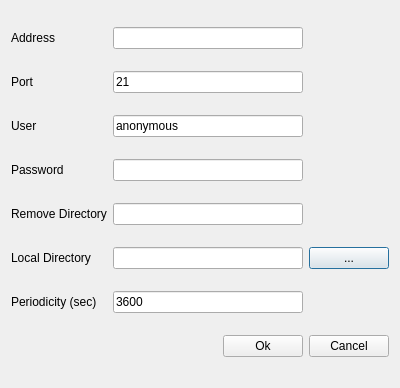
<?xml version="1.0" encoding="UTF-8"?>
<ui version="4.0">
 <class>CFtpDialog</class>
 <widget class="QDialog" name="CFtpDialog">
  <property name="geometry">
   <rect>
    <x>0</x>
    <y>0</y>
    <width>400</width>
    <height>388</height>
   </rect>
  </property>
  <property name="windowTitle">
   <string>CFtpDialog</string>
  </property>
  <layout class="QGridLayout" name="gridLayout">
   <item row="0" column="0">
    <widget class="QLabel" name="lbAddress">
     <property name="text">
      <string>Address</string>
     </property>
    </widget>
   </item>
   <item row="2" column="0">
    <widget class="QLabel" name="label_2">
     <property name="text">
      <string>User</string>
     </property>
    </widget>
   </item>
   <item row="4" column="0">
    <widget class="QLabel" name="label_4">
     <property name="text">
      <string>Remove Directory</string>
     </property>
    </widget>
   </item>
   <item row="3" column="0">
    <widget class="QLabel" name="label_3">
     <property name="text">
      <string>Password</string>
     </property>
    </widget>
   </item>
   <item row="0" column="1">
    <widget class="QLineEdit" name="leAddress"/>
   </item>
   <item row="1" column="0">
    <widget class="QLabel" name="label">
     <property name="text">
      <string>Port</string>
     </property>
    </widget>
   </item>
   <item row="1" column="1">
    <widget class="QLineEdit" name="lePort">
     <property name="text">
      <string>21</string>
     </property>
    </widget>
   </item>
   <item row="5" column="0">
    <widget class="QLabel" name="label_5">
     <property name="text">
      <string>Local Directory</string>
     </property>
    </widget>
   </item>
   <item row="4" column="1">
    <widget class="QLineEdit" name="leRemoveDir">
     <property name="readOnly">
      <bool>false</bool>
     </property>
    </widget>
   </item>
   <item row="6" column="0">
    <widget class="QLabel" name="label_6">
     <property name="text">
      <string>Periodicity (sec)</string>
     </property>
    </widget>
   </item>
   <item row="5" column="2">
    <widget class="QPushButton" name="pbLocalDir">
     <property name="text">
      <string>...</string>
     </property>
    </widget>
   </item>
   <item row="3" column="1">
    <widget class="QLineEdit" name="lePass"/>
   </item>
   <item row="6" column="1">
    <widget class="QLineEdit" name="lePeriodicity">
     <property name="text">
      <string>3600</string>
     </property>
    </widget>
   </item>
   <item row="5" column="1">
    <widget class="QLineEdit" name="leLocalDir">
     <property name="readOnly">
      <bool>true</bool>
     </property>
    </widget>
   </item>
   <item row="2" column="1">
    <widget class="QLineEdit" name="leUser">
     <property name="text">
      <string>anonymous</string>
     </property>
    </widget>
   </item>
   <item row="7" column="0" colspan="3">
    <layout class="QHBoxLayout" name="horizontalLayout">
     <item>
      <spacer name="horizontalSpacer">
       <property name="orientation">
        <enum>Qt::Horizontal</enum>
       </property>
       <property name="sizeHint" stdset="0">
        <size>
         <width>40</width>
         <height>20</height>
        </size>
       </property>
      </spacer>
     </item>
     <item>
      <widget class="QPushButton" name="pbOk">
       <property name="text">
        <string>Ok</string>
       </property>
      </widget>
     </item>
     <item>
      <widget class="QPushButton" name="pbCancel">
       <property name="text">
        <string>Cancel</string>
       </property>
      </widget>
     </item>
    </layout>
   </item>
  </layout>
 </widget>
 <layoutdefault spacing="6" margin="11"/>
 <tabstops>
  <tabstop>leAddress</tabstop>
  <tabstop>lePort</tabstop>
  <tabstop>leUser</tabstop>
  <tabstop>lePass</tabstop>
  <tabstop>leRemoveDir</tabstop>
  <tabstop>leLocalDir</tabstop>
  <tabstop>pbLocalDir</tabstop>
  <tabstop>lePeriodicity</tabstop>
  <tabstop>pbOk</tabstop>
  <tabstop>pbCancel</tabstop>
 </tabstops>
 <resources/>
 <connections/>
</ui>
